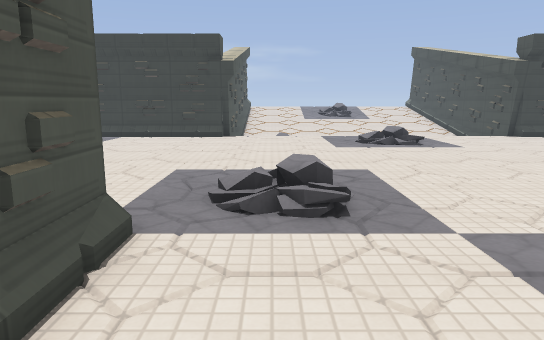
view 1 (above)

16 first-person views from a walk through a level from a Godot 3-D game. The camera is 1.4 m above the floor, tilts 10° down and sees 70° across. The floor is counted in squares, 1 m on a side. Each view is taken from the middle of a square. On the plan, view 1 faces up. The plan holds only what a view shows up to about 16 squares ahead; the rest is blank. The place goes on beyond the plan. Characters and animated objects are left out. Surface patterns are stand-ins for the level's own textures.

view 2
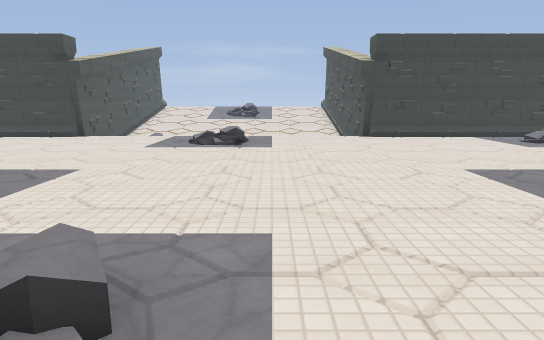

view 3
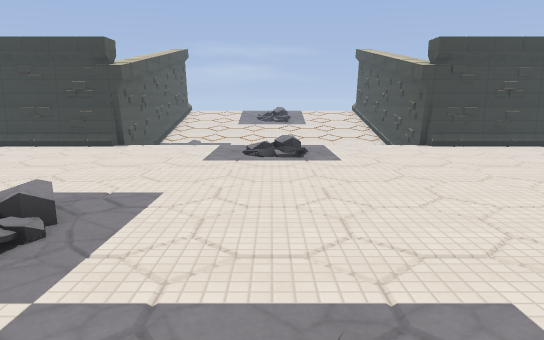

view 4
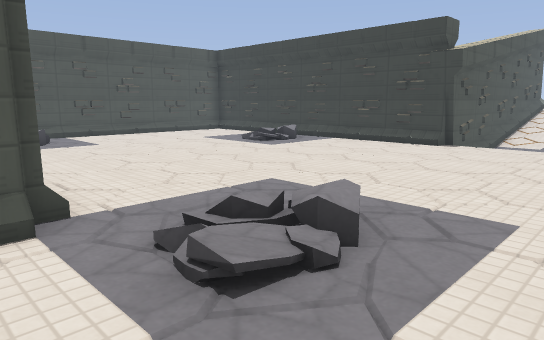

view 5
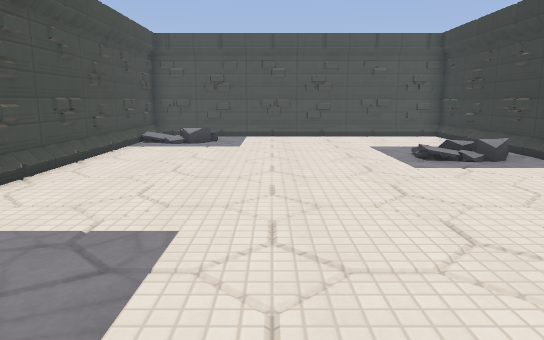

view 6
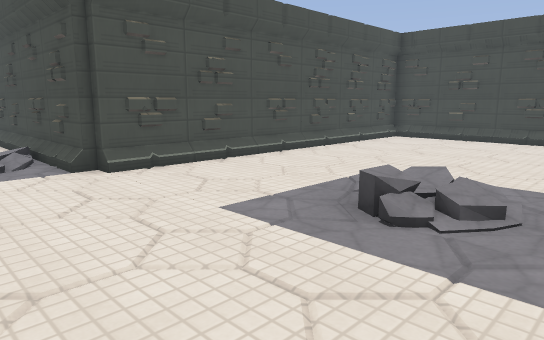

view 7
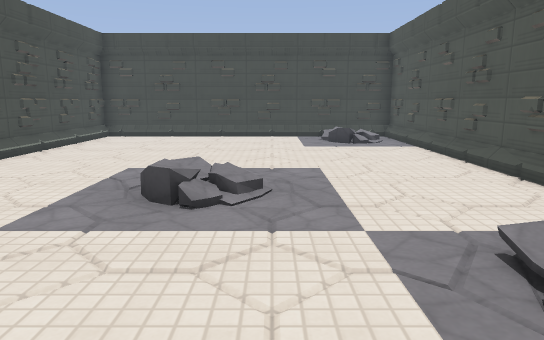

view 8
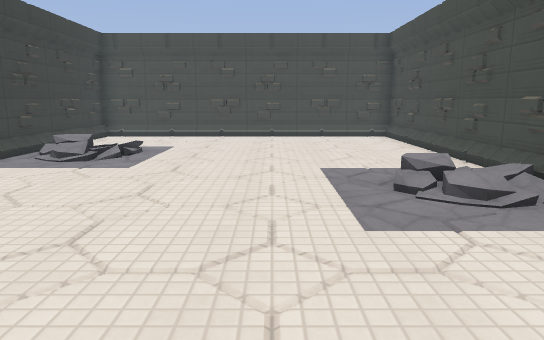

view 9
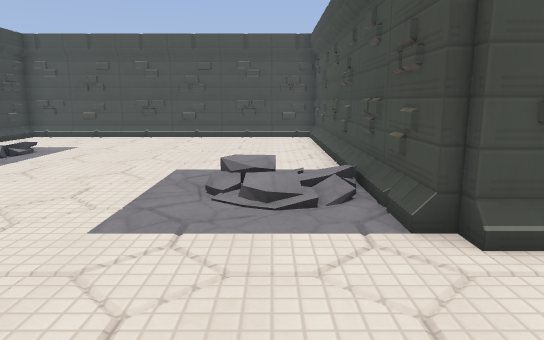

view 10
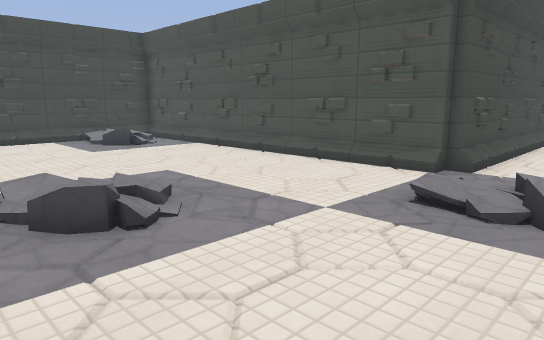

view 11
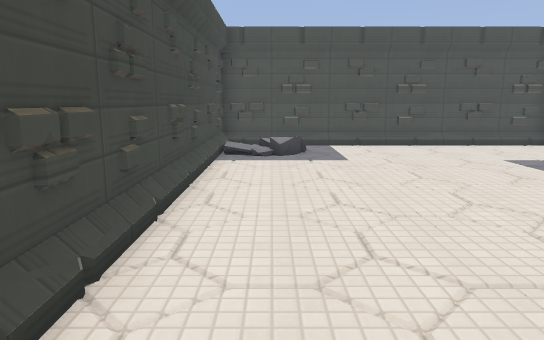

view 12
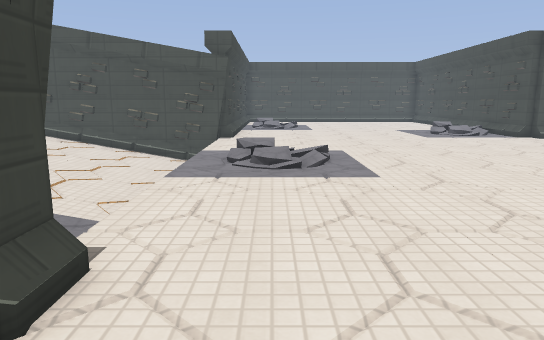

view 13
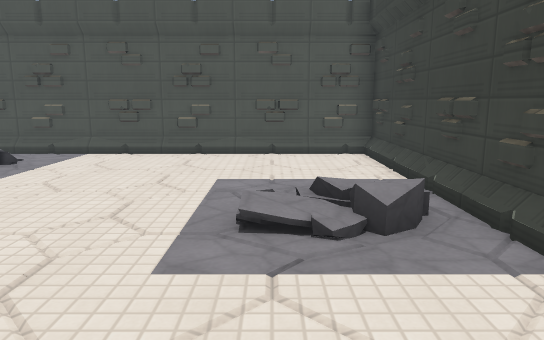

view 14
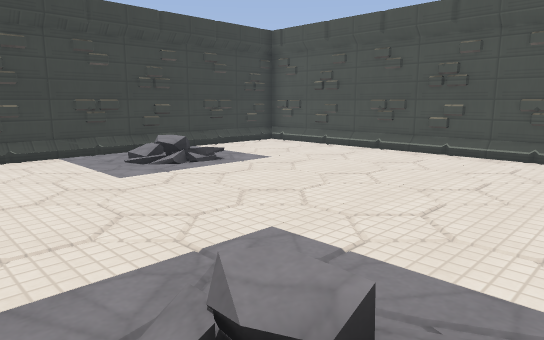

view 15
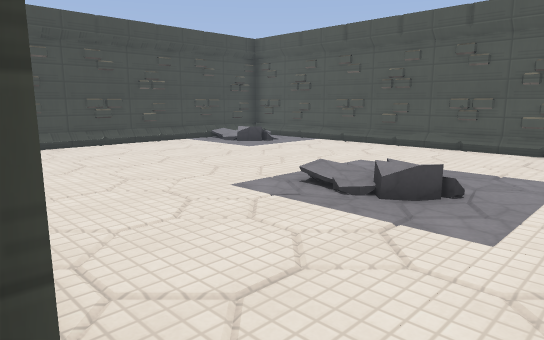

view 16
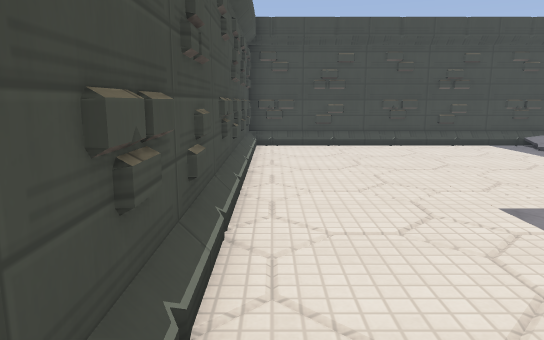

### Floor plan
Key: @ floor where view 1 was taken; # wall or solid block; . floor; / step, stairs or slope; v drop or lower ground; R rock.
Columns run from 14 left of view 1 to 22 right of it. Each row starts with its distance up from view 1.
 18             R   vvvvvvvv#
 17             R   vvvvvvvv#
 16 #####RRR#####vvvv   vvvv#####RRR#####
 15 #....   .........   .........   ....#
 14 #....   .........   .........   ....#
 13 #....   .........   .........   ....#
 12 #...................................#
 11 #...................................#
 10 #...................................#
  9 #...................................#
  8 #...................................#
  7 R   .........   .........   ........#
  6 R/  ......... / .........   ........#
  5 R.//.........   ..........  ........#
  4 #RRR#########...........#RRR#########
  3             #.....  ....#
  2             #....   ....#
  1             #.... / ....#
  0             #.@.........#
 -1             #...........#
 -2             #...........#
 -3             #...........#
 -4             #...........#
 -5             R   ........#
 -6             R   ........#
 -7             R  /........#
 -8             #RRR#########

Positions as (right, up) in squares from view 1, and headings:
1: (0, 0), facing up
2: (6, 0), facing up
3: (4, 1), facing up
4: (3, 3), facing up-left
5: (2, 9), facing left
6: (2, 7), facing down-right
7: (3, 8), facing down
8: (6, 9), facing right
9: (6, 6), facing right
10: (6, 7), facing down-left
11: (0, 6), facing left
12: (-5, 14), facing right
13: (-3, 13), facing left
14: (11, 5), facing up-right
15: (10, 5), facing down-left
16: (9, 5), facing down
